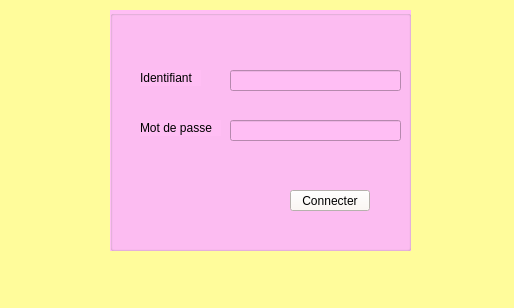
<?xml version="1.0" encoding="UTF-8"?>
<ui version="4.0">
 <class>MainWindow</class>
 <widget class="QMainWindow" name="MainWindow">
  <property name="geometry">
   <rect>
    <x>0</x>
    <y>0</y>
    <width>514</width>
    <height>308</height>
   </rect>
  </property>
  <property name="windowTitle">
   <string>MainWindow</string>
  </property>
  <property name="styleSheet">
   <string notr="true">background-color: rgb(255, 252, 155);</string>
  </property>
  <widget class="QWidget" name="centralwidget">
   <widget class="QGroupBox" name="groupBox">
    <property name="geometry">
     <rect>
      <x>110</x>
      <y>10</y>
      <width>301</width>
      <height>241</height>
     </rect>
    </property>
    <property name="styleSheet">
     <string notr="true">color: rgb(0, 0, 0);
background-color: rgb(255, 190, 244);</string>
    </property>
    <property name="title">
     <string/>
    </property>
    <widget class="QLineEdit" name="lineEdit_2">
     <property name="geometry">
      <rect>
       <x>120</x>
       <y>60</y>
       <width>171</width>
       <height>21</height>
      </rect>
     </property>
    </widget>
    <widget class="QLineEdit" name="lineEdit">
     <property name="geometry">
      <rect>
       <x>120</x>
       <y>110</y>
       <width>171</width>
       <height>21</height>
      </rect>
     </property>
     <property name="echoMode">
      <enum>QLineEdit::Password</enum>
     </property>
    </widget>
    <widget class="QLabel" name="label">
     <property name="geometry">
      <rect>
       <x>30</x>
       <y>60</y>
       <width>61</width>
       <height>16</height>
      </rect>
     </property>
     <property name="text">
      <string>Identifiant</string>
     </property>
    </widget>
    <widget class="QLabel" name="label_2">
     <property name="geometry">
      <rect>
       <x>30</x>
       <y>110</y>
       <width>81</width>
       <height>16</height>
      </rect>
     </property>
     <property name="text">
      <string>Mot de passe</string>
     </property>
    </widget>
    <widget class="QPushButton" name="pushButton">
     <property name="geometry">
      <rect>
       <x>180</x>
       <y>180</y>
       <width>80</width>
       <height>21</height>
      </rect>
     </property>
     <property name="styleSheet">
      <string notr="true">background-color: rgb(255, 248, 242);</string>
     </property>
     <property name="text">
      <string>Connecter</string>
     </property>
    </widget>
   </widget>
  </widget>
  <widget class="QMenuBar" name="menubar">
   <property name="geometry">
    <rect>
     <x>0</x>
     <y>0</y>
     <width>514</width>
     <height>21</height>
    </rect>
   </property>
  </widget>
  <widget class="QStatusBar" name="statusbar"/>
 </widget>
 <resources/>
 <connections/>
</ui>
